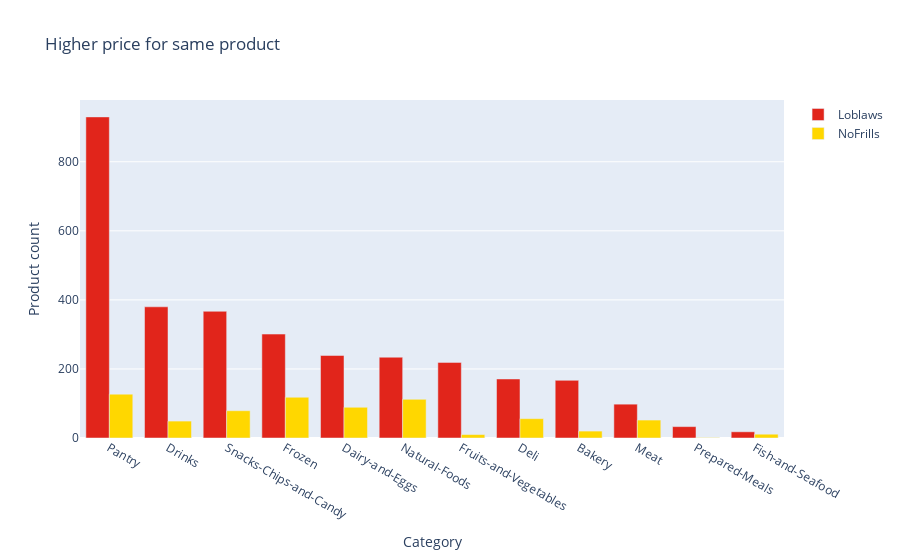

The code cell stored with this chart in its notebook:
### Code cell
# Plotly visualize higher product price count by category
trace_loblaw = go.Bar(
    x=price_comp_loblaws.groupby('category')['productSKU'].count().sort_values(ascending=False).index,
    y=price_comp_loblaws.groupby('category')['productSKU'].count().sort_values(ascending=False).values,
    name='Loblaws',
    marker=dict(color='#e1251b')
)
trace_nofrills = go.Bar(
    x=price_comp_nofrills.groupby('category')['productSKU'].count().sort_values(ascending=False).index,
    y=price_comp_nofrills.groupby('category')['productSKU'].count().sort_values(ascending=False).values,
    name='NoFrills',
    marker=dict(color='rgb(255, 215, 0)')
)

data = [trace_loblaw, trace_nofrills]

layout = go.Layout(
        title="Higher price for same product",
        xaxis=dict(title='Category'),
        yaxis=dict(title='Product count'))

fig = go.Figure(data=data, layout=layout)

py.iplot(fig)

### Figure 1 — Plotly figure (JSON) as saved in the notebook; plotly's stock layout.template omitted (floating-point values rounded to 4 significant figures)
{"data": [{"marker": {"color": "#e1251b"}, "name": "Loblaws", "type": "bar", "x": ["Pantry", "Drinks", "Snacks-Chips-and-Candy", "Frozen", "Dairy-and-Eggs", "Natural-Foods", "Fruits-and-Vegetables", "Deli", "Bakery", "Meat", "Prepared-Meals", "Fish-and-Seafood"], "y": [930, 380, 367, 301, 239, 234, 219, 171, 167, 98, 33, 18]}, {"marker": {"color": "rgb(255, 215, 0)"}, "name": "NoFrills", "type": "bar", "x": ["Pantry", "Frozen", "Natural-Foods", "Dairy-and-Eggs", "Snacks-Chips-and-Candy", "Deli", "Meat", "Drinks", "Bakery", "Fish-and-Seafood", "Fruits-and-Vegetables", "Prepared-Meals"], "y": [127, 118, 112, 89, 79, 56, 52, 49, 20, 11, 10, 1]}], "layout": {"title": {"text": "Higher price for same product"}, "xaxis": {"title": {"text": "Category"}}, "yaxis": {"title": {"text": "Product count"}}}}
